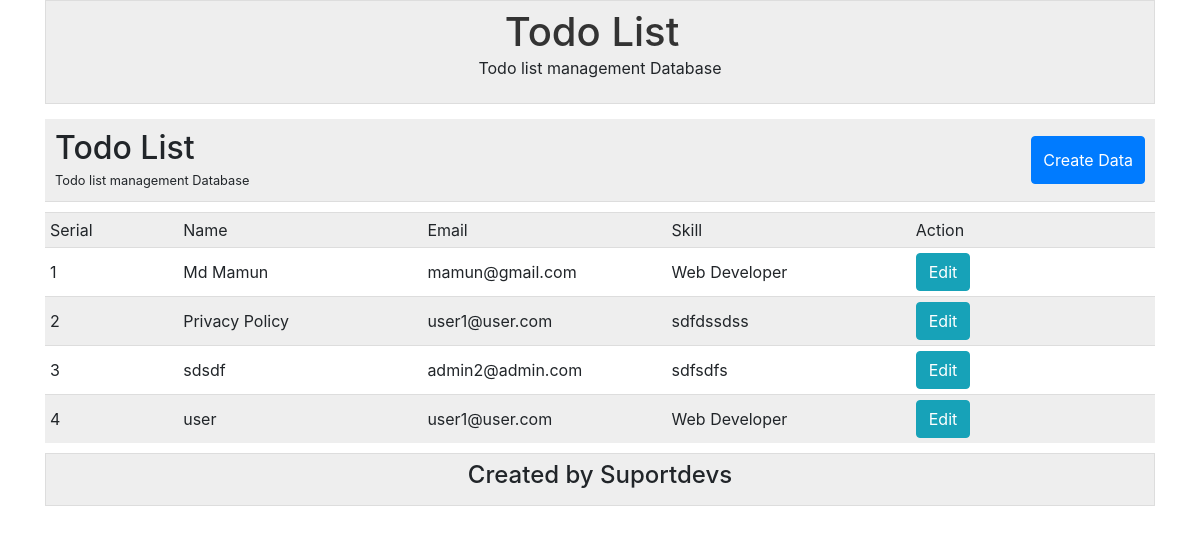
The page / on the database its author committed.
### tables this page shows
CREATE TABLE `tbl_user` (
  `id` int(11) NOT NULL,
  `name` varchar(255) NOT NULL,
  `email` varchar(255) NOT NULL,
  `skill` varchar(255) NOT NULL
);

### lib/Database.php (called while the page is built, shortened)
<?php
class Database{
    public $hostdb = DB_HOST;
    public $userdb = DB_USER;
    public $passdb = DB_PASS;
    public $namedb = DB_NAME;
    public $link;
    private function connectDB(){
        $this->link = new mysqli($this->hostdb, $this->userdb, $this->passdb, $this->namedb);
    }
    public function select($query){
        $result = $this->link->query($query) or die ($this->link->error.__LINE__);
        if ($result->num_rows > 0) {
            return $result;
        } else {
            return false;
        }
    }
}
?>

### index.php (the view, shortened to what this page needs)
<?php
include "inc/header.php";
include "lib/Database.php";
?>
<?php
$db = new Database();
$query = "SELECT * FROM tbl_user";
$read = $db->select($query);
?>
<div class="panel-heading d-flex align-items-center  justify-content-between">
    <div style="width: 50%; display: inline-block;">
        <h2 style="margin: 0;">Todo List </h2>
        <small>Todo list management Database</small>
    </div>
    <a class="btn btn-primary" style="float: right; display: inline-block; padding: 11px" href="create.php" class="text-right">Create Data</a>
</div>
<div class="panel-body px-0">
    <table style="width: 100%;">
        <tr>
            <td style="width: 12%">Serial</td>
            <td style="width: 22%">Name</td>
            <td style="width: 22%">Email</td>
            <td style="width: 22%">Skill</td>
            <td style="width: 22%">Action</td>
        </tr>
        <?php if ($read) { ?>
            <?php
            $i = 0;
            while ($row = $read->fetch_assoc()) {
                $i++;
            ?>
                <tr>
                    <td><?php echo $i ?></td>
                    <td><?php echo $row['name'] ?></td>
                    <td><?php echo $row['email'] ?></td>
                    <td><?php echo $row['skill'] ?></td>
                    <td>
                        <a class="btn btn-info" href="update.php?id=<?php echo $row['id'] ?>">Edit</a>
                    </td>
                </tr>
            <?php } ?>
        <?php } ?>
    </table>
</div>
<?php include "inc/footer.php" ?>

### inc/header.php (shortened to what this page needs)
<!DOCTYPE html>
<html lang="en">
<head>
    <link rel="stylesheet" href="inc/bootstrap.min.css"/>
    <link rel="stylesheet" href="inc/style.css"/>
</head>
<body>
    <div class="container">
        <div class="header">
            <div class="row">
                <div class="col-md-12 text-center">
                    <nav class="mynavbar">
                        <a href="index.php" class="navbar-brand p-0"><h1 class="m-0">Todo List</h1></a><br>
                        <p>Todo list management Database</p>
                    </nav>
                </div>
            </div>
        </div>

### inc/footer.php (shortened to what this page needs)
       <div class="row">
            <div class="col-md-12 text-center">
                <div class="well">
                    <h4>Created by Suportdevs</h4>
                </div>
            </div>
        </div>
    </div>
</body>
</html>

### inc/style.css (style rules this page uses)
nav.mynavbar a, .menu a { color: #333; text-decoration: none; }
.header, .well { background: #eee; border: 1px solid #ddd; padding: 7px; margin-bottom: 15px; }
.panel-heading { border-bottom: 1px solid #ddd; padding: 10px; background: #eee; }
.panel-body { padding: 10px; }
.panel-body table tr { border-top: 1px solid #ddd; }
.panel-body table tr:nth-child(2n+1) { background: #eee; }
.panel-body table td, .panel-body table th { padding:5px; }

### rows shown on the page
tbl_user: name "Md Mamun", email "mamun@gmail.com", skill "Web Developer"
tbl_user: name "Privacy Policy", email "user1@user.com", skill "sdfdssdss"
tbl_user: name "sdsdf", email "admin2@admin.com", skill "sdfsdfs"
tbl_user: name "user", email "user1@user.com", skill "Web Developer"
